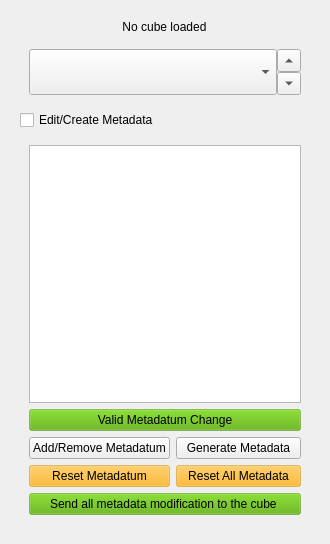
<?xml version="1.0" encoding="UTF-8"?>
<ui version="4.0">
 <class>Metadata_tool</class>
 <widget class="QWidget" name="Metadata_tool">
  <property name="geometry">
   <rect>
    <x>0</x>
    <y>0</y>
    <width>330</width>
    <height>544</height>
   </rect>
  </property>
  <property name="windowTitle">
   <string>Metadata</string>
  </property>
  <layout class="QVBoxLayout" name="verticalLayout_2">
   <item>
    <widget class="QFrame" name="frame">
     <layout class="QVBoxLayout" name="verticalLayout_7" stretch="0,0,0,8">
      <item alignment="Qt::AlignHCenter">
       <widget class="QLabel" name="label_file_name_meta">
        <property name="text">
         <string>No cube loaded</string>
        </property>
        <property name="alignment">
         <set>Qt::AlignCenter</set>
        </property>
       </widget>
      </item>
      <item>
       <widget class="QFrame" name="frame_label_key">
        <property name="minimumSize">
         <size>
          <width>0</width>
          <height>20</height>
         </size>
        </property>
        <layout class="QGridLayout" name="gridLayout">
         <property name="spacing">
          <number>0</number>
         </property>
         <item row="0" column="1">
          <widget class="QToolButton" name="toolButton_up">
           <property name="text">
            <string/>
           </property>
           <property name="autoRepeat">
            <bool>true</bool>
           </property>
           <property name="arrowType">
            <enum>Qt::UpArrow</enum>
           </property>
          </widget>
         </item>
         <item row="1" column="1">
          <widget class="QToolButton" name="toolButton_down">
           <property name="text">
            <string/>
           </property>
           <property name="arrowType">
            <enum>Qt::DownArrow</enum>
           </property>
          </widget>
         </item>
         <item row="0" column="0" rowspan="2">
          <widget class="QComboBox" name="comboBox_metadata">
           <property name="sizePolicy">
            <sizepolicy hsizetype="Preferred" vsizetype="Expanding">
             <horstretch>0</horstretch>
             <verstretch>0</verstretch>
            </sizepolicy>
           </property>
           <property name="frame">
            <bool>true</bool>
           </property>
          </widget>
         </item>
        </layout>
       </widget>
      </item>
      <item>
       <widget class="QCheckBox" name="checkBox_edit">
        <property name="toolTip">
         <string/>
        </property>
        <property name="text">
         <string>Edit/Create Metadata</string>
        </property>
       </widget>
      </item>
      <item>
       <widget class="QStackedWidget" name="stacked_metadata">
        <property name="currentIndex">
         <number>1</number>
        </property>
        <widget class="QWidget" name="page_view">
         <layout class="QVBoxLayout" name="verticalLayout_view">
          <item>
           <widget class="QLabel" name="label_metadata">
            <property name="text">
             <string>Votre texte ici…</string>
            </property>
            <property name="wordWrap">
             <bool>true</bool>
            </property>
           </widget>
          </item>
          <item>
           <widget class="QPushButton" name="pushButton_see_all_metadata">
            <property name="text">
             <string>See all metadata</string>
            </property>
           </widget>
          </item>
         </layout>
        </widget>
        <widget class="QWidget" name="page_edit">
         <layout class="QVBoxLayout" name="verticalLayout_edit">
          <item>
           <widget class="QTextEdit" name="textEdit_metadata"/>
          </item>
          <item>
           <layout class="QGridLayout" name="gridLayout_2">
            <item row="2" column="0">
             <widget class="QPushButton" name="pushButton_add">
              <property name="toolTip">
               <string>Create a new metadatum or remove metadatum</string>
              </property>
              <property name="text">
               <string>Add/Remove Metadatum</string>
              </property>
             </widget>
            </item>
            <item row="2" column="1">
             <widget class="QPushButton" name="pushButton_generateMeta">
              <property name="toolTip">
               <string>Create/copy metadata structure for this cube</string>
              </property>
              <property name="text">
               <string>Generate Metadata</string>
              </property>
             </widget>
            </item>
            <item row="3" column="1">
             <widget class="QPushButton" name="pushButton_cancel">
              <property name="toolTip">
               <string>Go back to all initial values befire changes in Metadatatool</string>
              </property>
              <property name="styleSheet">
               <string notr="true">background-color: rgba(255, 170, 0, 100);</string>
              </property>
              <property name="text">
               <string>Reset All Metadata</string>
              </property>
             </widget>
            </item>
            <item row="3" column="0">
             <widget class="QPushButton" name="pushButton_reset_one">
              <property name="toolTip">
               <string>Reset current metadatum</string>
              </property>
              <property name="styleSheet">
               <string notr="true">background-color: rgba(255, 170, 0, 100);</string>
              </property>
              <property name="text">
               <string>Reset Metadatum</string>
              </property>
             </widget>
            </item>
            <item row="1" column="0" colspan="2">
             <widget class="QPushButton" name="pushButton_save">
              <property name="toolTip">
               <string>Valid changes made to metadatum</string>
              </property>
              <property name="styleSheet">
               <string notr="true">background-color: rgb(85, 170, 0,100);</string>
              </property>
              <property name="text">
               <string>Valid Metadatum Change</string>
              </property>
             </widget>
            </item>
            <item row="4" column="0" colspan="2">
             <widget class="QPushButton" name="pushButton_valid_all_changes">
              <property name="toolTip">
               <string>The modifications of metadatas wil be send to the cube in all tools.
You can not reset the medatas to its original values unless load again the cube in the app. </string>
              </property>
              <property name="styleSheet">
               <string notr="true">background-color: rgba(85, 170, 0, 100);
border-color: rgb(0, 0, 0);</string>
              </property>
              <property name="text">
               <string>Send all metadata modification to the cube </string>
              </property>
             </widget>
            </item>
           </layout>
          </item>
         </layout>
        </widget>
       </widget>
      </item>
     </layout>
    </widget>
   </item>
  </layout>
 </widget>
 <resources/>
 <connections/>
</ui>
